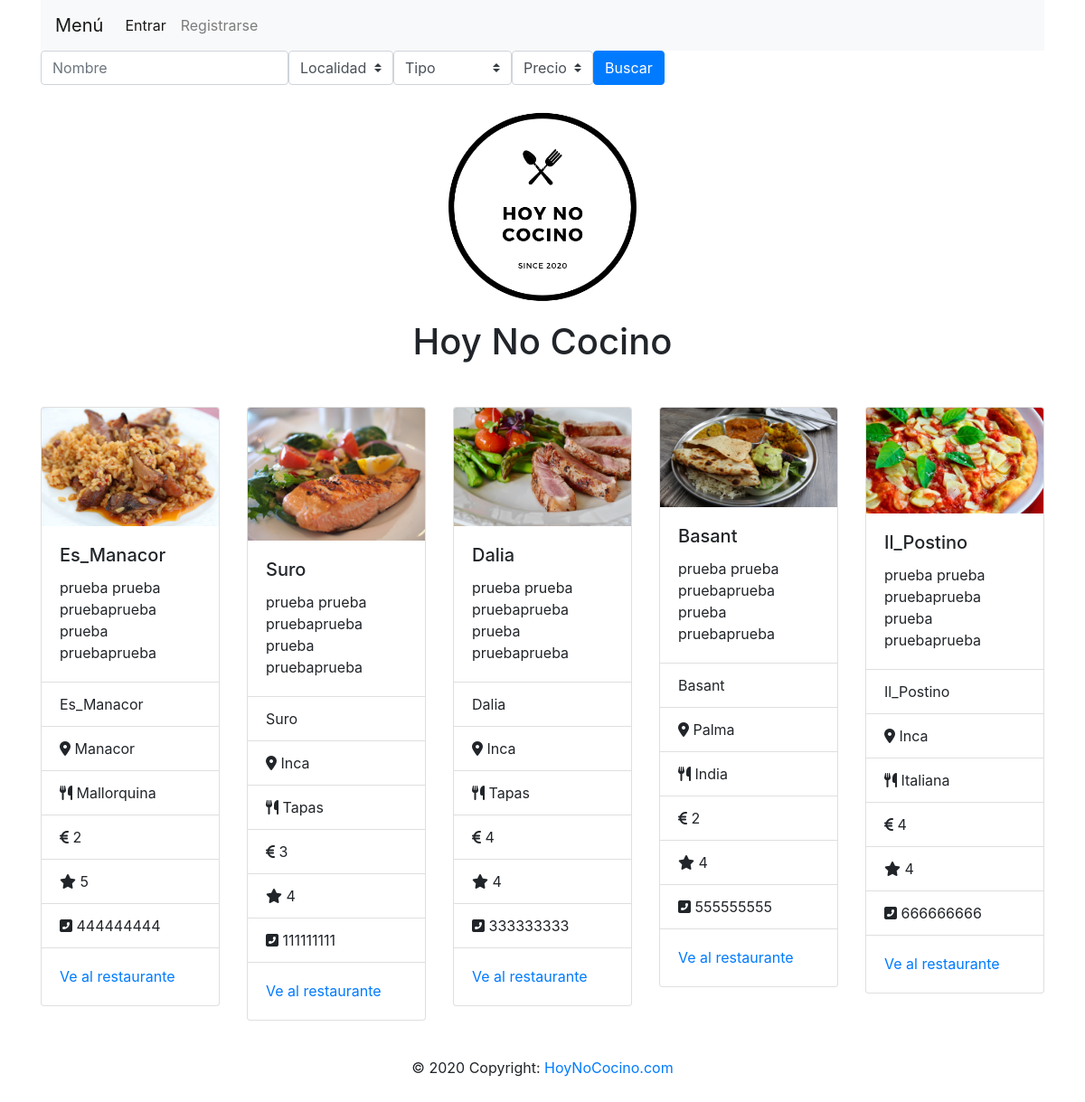
The page / on the database its author committed.
### tables this page shows
CREATE TABLE `Restaurantes` (
  `id` int(11) NOT NULL,
  `name` varchar(20) NOT NULL,
  `localidad` varchar(20) NOT NULL,
  `tipo` varchar(20) NOT NULL,
  `precio` int(20) NOT NULL,
  `valor` int(20) NOT NULL,
  `telefono` int(20) NOT NULL
);

### www/includes/conect_bbdd.php (called while the page is built, shortened)
<?php
    $conn = mysqli_connect('db', 'user', 'pass', "mydb");
    if (isset($_POST['button'])){
        $buscar = array(
            "name" => $_POST['name'],
            "localidad" => $_POST['localidad'],
            "tipo" => $_POST['tipo'],
            "precio" => $_POST['precio'],
        );
        $name="'%".$_POST['name']."%'";
        $localidad=$_POST['localidad'];
        $tipo=$_POST['tipo'];
        $precio=$_POST['precio'];
        $query= "SELECT * FROM Restaurantes ";
            if ($name != "'%%'"){
                $query .= "WHERE name LIKE $name ";
            }
            if ($localidad != ""){
                if ($name != "'%%'"){
                    $query .= " AND localidad = '$localidad'";
                } else{
                    $query .= "WHERE localidad = '$localidad'";
                }
            }
            if ($tipo != ""){
                if (($name == "'%%'") && ($localidad == "")){
                    $query .= "WHERE tipo = '$tipo'";
                } else{
                    $query .= " AND tipo = '$tipo'";
                }
            }
            if ($precio != ""){
                if (($name == "'%%'") && ($localidad == "") && ($tipo == "")){
                    $query .= "WHERE precio = $precio";
                } else{
                    $query .= " AND precio = $precio";
                }
            }
        $result = mysqli_query($conn, $query);
    } else {
        $query = 'SELECT * FROM Restaurantes ORDER BY valor DESC LIMIT 5';
        $result = mysqli_query($conn, $query);
    }
?>

### www/index.php (the view, shortened to what this page needs)
<!DOCTYPE html>
<html lang="es">
  <head>
    <link rel="stylesheet" href="https://stackpath.bootstrapcdn.com/bootstrap/4.3.1/css/bootstrap.min.css">
  </head>
  <body>
<header class="container">
<?php
  include "includes/conect_bbdd.php";
?>
<form class="form-inline" method="POST">
  <div class="form-group">
    <input type="text" name="name" id="name" class="form-control" value="<?= isset($_POST['name'])?$_POST['name']:""; ?>" placeholder="Nombre" aria-describedby="helpId">
      <select class="custom-select" name="localidad" id="localidad">
        <option selected value="">Localidad</option>
      </select>
      <select class="custom-select" name="tipo" id="tipo">
        <option selected value="">Tipo</option>
      </select>
      <select class="custom-select" name="precio" id="precio">
        <option selected  value="">Precio </option>
      </select>
    <button name="button" id="button" type="submit" class="btn btn-primary">Buscar</button>
  </div>
</form>
  <div class="container text-center">
    <div class="row">
      <div class="col">
        <img
          src="img/HoyNoCocino.png"
          alt="imagen_logo"
          width="260"
        />
      </div>
    </div>
  </div>
  <div class="container text-center">
    <h1>Hoy No Cocino</h1>
  </div>
</header>
<main class="container my-5">
<div class="row row-cols-1 row-cols-md-2 row-cols-lg-3">
    <?php while($value = $result->fetch_array(MYSQLI_ASSOC)){ ?>
    <div class="col mb-4">
      <div class="card">
        <img class="card-img-top h-100" src="img/<?= $value['name'] ?>.jpg" alt="Card image cap">
        <div class="card-body">
          <h5 class="card-title"><?= $value['name'] ?> </h5>
          <p class="card-text">prueba prueba pruebaprueba prueba pruebaprueba</p>
        </div>
        <ul class="list-group list-group-flush">
          <li class="list-group-item"><?= $value['name'] ?></li>
          <li class="list-group-item"><i class="fas fa-map-marker-alt"></i> <?= $value['localidad'] ?></li>
          <li class="list-group-item"><i class="fas fa-utensils"></i> <?= $value['tipo'] ?></li>
          <li class="list-group-item"><i class="fas fa-euro-sign"></i> <?= $value['precio'] ?></li>
          <li class="list-group-item"><i class="fas fa-star"></i> <?= $value['valor'] ?></li>
          <li class="list-group-item"><i class="fas fa-phone-square-alt"></i> <?= $value['telefono'] ?></li>
        </ul>
          <div class="card-body">
            <a href="includes/<?= $value['name'] ?>.php" class="card-link">Ve al restaurante</a>
          </div>
      </div>
    </div>
    <?php }
    ?>
</div>
    <footer class="page-footer font-small">
    <div class="footer-copyright text-center py-3">© 2020 Copyright:
    <a href="#"> HoyNoCocino.com</a>
    </div>
    </footer>
  </body>
</html>

### rows shown on the page
restaurantes: name (picture), name "Es_Manacor", localidad "Manacor", tipo "Mallorquina", precio "2", valor "5", telefono "444444444"
restaurantes: name (picture), name "Suro", localidad "Inca", tipo "Tapas", precio "3", valor "4", telefono "111111111"
restaurantes: name (picture), name "Dalia", localidad "Inca", tipo "Tapas", precio "4", valor "4", telefono "333333333"
restaurantes: name (picture), name "Basant", localidad "Palma", tipo "India", precio "2", valor "4", telefono "555555555"
restaurantes: name (picture), name "Il_Postino", localidad "Inca", tipo "Italiana", precio "4", valor "4", telefono "666666666"
